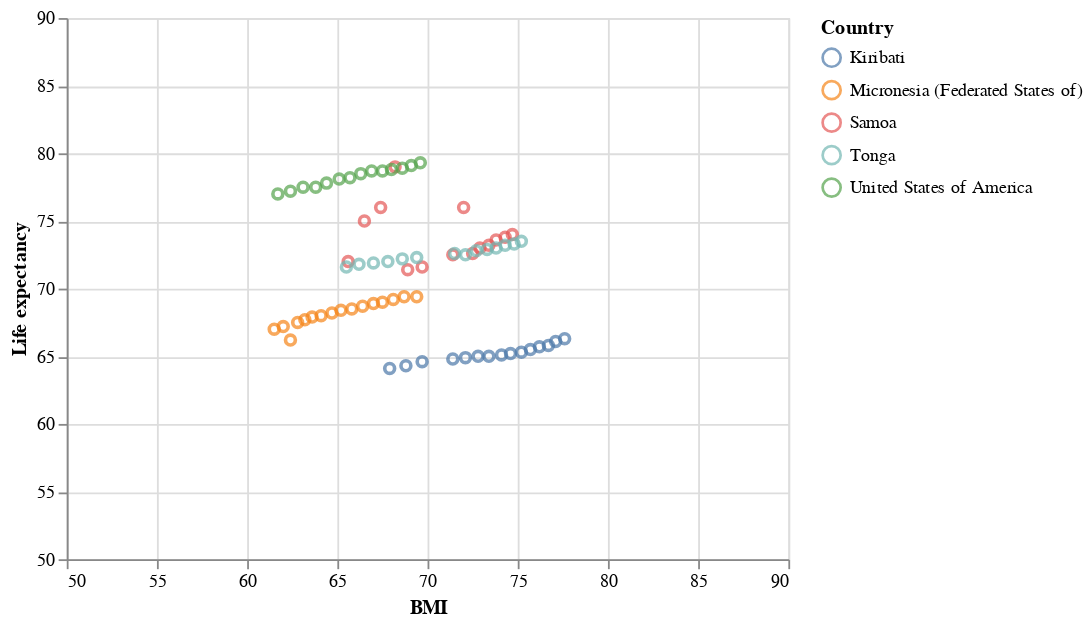

This figure's notebook cell:
### Markdown cell above
This scatter plot includes all the countries of interest in one graph

### Code cell
#Normal scatter of all 5 countries, domain was adjusted to 50 as min value for better visualization
alt.Chart(bmi_expectancy_5_clean).mark_point().encode(
    x=alt.X('BMI', scale=alt.Scale(domain=(50, 90))),
    y=alt.Y('Life expectancy', scale=alt.Scale(domain=(50, 90))),
    color = 'Country',

)

### Figure 1 — Vega-Lite specification as saved in the notebook (floating-point values rounded to 4 significant figures)
{"config": {"view": {"continuousWidth": 400, "continuousHeight": 300}}, "data": {"name": "data-b92e3413f91cadc85c0d16a7da258438"}, "mark": "point", "encoding": {"color": {"field": "Country", "type": "nominal"}, "x": {"field": "BMI", "scale": {"domain": [50, 90]}, "type": "quantitative"}, "y": {"field": "Life expectancy", "scale": {"domain": [50, 90]}, "type": "quantitative"}}, "$schema": "https://vega.github.io/schema/vega-lite/v4.17.0.json", "datasets": {"data-b92e3413f91cadc85c0d16a7da258438": [{"Year": 2015, "Country": "Kiribati", "Life expectancy": 66.3, "BMI": 77.6}, {"Year": 2014, "Country": "Kiribati", "Life expectancy": 66.1, "BMI": 77.1}, {"Year": 2013, "Country": "Kiribati", "Life expectancy": 65.8, "BMI": 76.7}, {"Year": 2012, "Country": "Kiribati", "Life expectancy": 65.7, "BMI": 76.2}, {"Year": 2011, "Country": "Kiribati", "Life expectancy": 65.5, "BMI": 75.7}, {"Year": 2010, "Country": "Kiribati", "Life expectancy": 65.3, "BMI": 75.2}, {"Year": 2009, "Country": "Kiribati", "Life expectancy": 65.2, "BMI": 74.6}, {"Year": 2008, "Country": "Kiribati", "Life expectancy": 65.1, "BMI": 74.1}, {"Year": 2007, "Country": "Kiribati", "Life expectancy": 65.0, "BMI": 73.4}, {"Year": 2006, "Country": "Kiribati", "Life expectancy": 65.0, "BMI": 72.8}, {"Year": 2005, "Country": "Kiribati", "Life expectancy": 64.9, "BMI": 72.1}, {"Year": 2004, "Country": "Kiribati", "Life expectancy": 64.8, "BMI": 71.4}, {"Year": 2002, "Country": "Kiribati", "Life expectancy": 64.6, "BMI": 69.7}, {"Year": 2001, "Country": "Kiribati", "Life expectancy": 64.3, "BMI": 68.8}, {"Year": 2000, "Country": "Kiribati", "Life expectancy": 64.1, "BMI": 67.9}, {"Year": 2015, "Country": "Micronesia (Federated States of)", "Life expectancy": 69.4, "BMI": 69.4}, {"Year": 2014, "Country": "Micronesia (Federated States of)", "Life expectancy": 69.4, "BMI": 68.7}, {"Year": 2013, "Country": "Micronesia (Federated States of)", "Life expectancy": 69.2, "BMI": 68.1}, {"Year": 2012, "Country": "Micronesia (Federated States of)", "Life expectancy": 69.0, "BMI": 67.5}, {"Year": 2011, "Country": "Micronesia (Federated States of)", "Life expectancy": 68.9, "BMI": 67.0}, {"Year": 2010, "Country": "Micronesia (Federated States of)", "Life expectancy": 68.7, "BMI": 66.4}, {"Year": 2009, "Country": "Micronesia (Federated States of)", "Life expectancy": 68.5, "BMI": 65.8}, {"Year": 2008, "Country": "Micronesia (Federated States of)", "Life expectancy": 68.4, "BMI": 65.2}, {"Year": 2007, "Country": "Micronesia (Federated States of)", "Life expectancy": 68.2, "BMI": 64.7}, {"Year": 2006, "Country": "Micronesia (Federated States of)", "Life expectancy": 68.0, "BMI": 64.1}, {"Year": 2005, "Country": "Micronesia (Federated States of)", "Life expectancy": 67.9, "BMI": 63.6}, {"Year": 2004, "Country": "Micronesia (Federated States of)", "Life expectancy": 67.7, "BMI": 63.2}, {"Year": 2003, "Country": "Micronesia (Federated States of)", "Life expectancy": 67.5, "BMI": 62.8}, {"Year": 2002, "Country": "Micronesia (Federated States of)", "Life expectancy": 66.2, "BMI": 62.4}, {"Year": 2001, "Country": "Micronesia (Federated States of)", "Life expectancy": 67.2, "BMI": 62.0}, {"Year": 2000, "Country": "Micronesia (Federated States of)", "Life expectancy": 67.0, "BMI": 61.5}, {"Year": 2015, "Country": "Samoa", "Life expectancy": 74.0, "BMI": 74.7}, {"Year": 2014, "Country": "Samoa", "Life expectancy": 73.8, "BMI": 74.3}, {"Year": 2013, "Country": "Samoa", "Life expectancy": 73.6, "BMI": 73.8}, {"Year": 2012, "Country": "Samoa", "Life expectancy": 73.2, "BMI": 73.4}, {"Year": 2011, "Country": "Samoa", "Life expectancy": 73.0, "BMI": 72.9}, {"Year": 2010, "Country": "Samoa", "Life expectancy": 72.6, "BMI": 72.5}, {"Year": 2009, "Country": "Samoa", "Life expectancy": 76.0, "BMI": 72.0}, {"Year": 2008, "Country": "Samoa", "Life expectancy": 72.5, "BMI": 71.4}, {"Year": 2005, "Country": "Samoa", "Life expectancy": 71.6, "BMI": 69.7}, {"Year": 2004, "Country": "Samoa", "Life expectancy": 71.4, "BMI": 68.9}, {"Year": 2003, "Country": "Samoa", "Life expectancy": 79.0, "BMI": 68.2}, {"Year": 2002, "Country": "Samoa", "Life expectancy": 76.0, "BMI": 67.4}, {"Year": 2001, "Country": "Samoa", "Life expectancy": 75.0, "BMI": 66.5}, {"Year": 2000, "Country": "Samoa", "Life expectancy": 72.0, "BMI": 65.6}, {"Year": 2015, "Country": "Tonga", "Life expectancy": 73.5, "BMI": 75.2}, {"Year": 2014, "Country": "Tonga", "Life expectancy": 73.3, "BMI": 74.8}, {"Year": 2013, "Country": "Tonga", "Life expectancy": 73.2, "BMI": 74.3}, {"Year": 2012, "Country": "Tonga", "Life expectancy": 73.0, "BMI": 73.8}, {"Year": 2011, "Country": "Tonga", "Life expectancy": 72.9, "BMI": 73.3}, {"Year": 2010, "Country": "Tonga", "Life expectancy": 72.8, "BMI": 72.7}, {"Year": 2009, "Country": "Tonga", "Life expectancy": 72.5, "BMI": 72.1}, {"Year": 2008, "Country": "Tonga", "Life expectancy": 72.6, "BMI": 71.5}, {"Year": 2005, "Country": "Tonga", "Life expectancy": 72.3, "BMI": 69.4}, {"Year": 2004, "Country": "Tonga", "Life expectancy": 72.2, "BMI": 68.6}, {"Year": 2003, "Country": "Tonga", "Life expectancy": 72.0, "BMI": 67.8}, {"Year": 2002, "Country": "Tonga", "Life expectancy": 71.9, "BMI": 67.0}, {"Year": 2001, "Country": "Tonga", "Life expectancy": 71.8, "BMI": 66.2}, {"Year": 2000, "Country": "Tonga", "Life expectancy": 71.6, "BMI": 65.5}, {"Year": 2015, "Country": "United States of America", "Life expectancy": 79.3, "BMI": 69.6}, {"Year": 2014, "Country": "United States of America", "Life expectancy": 79.1, "BMI": 69.1}, {"Year": 2013, "Country": "United States of America", "Life expectancy": 78.9, "BMI": 68.6}, {"Year": 2012, "Country": "United States of America", "Life expectancy": 78.8, "BMI": 68.0}, {"Year": 2011, "Country": "United States of America", "Life expectancy": 78.7, "BMI": 67.5}, {"Year": 2010, "Country": "United States of America", "Life expectancy": 78.7, "BMI": 66.9}, {"Year": 2009, "Country": "United States of America", "Life expectancy": 78.5, "BMI": 66.3}, {"Year": 2008, "Country": "United States of America", "Life expectancy": 78.2, "BMI": 65.7}, {"Year": 2007, "Country": "United States of America", "Life expectancy": 78.1, "BMI": 65.1}, {"Year": 2006, "Country": "United States of America", "Life expectancy": 77.8, "BMI": 64.4}, {"Year": 2005, "Country": "United States of America", "Life expectancy": 77.5, "BMI": 63.8}, {"Year": 2004, "Country": "United States of America", "Life expectancy": 77.5, "BMI": 63.1}, {"Year": 2003, "Country": "United States of America", "Life expectancy": 77.2, "BMI": 62.4}, {"Year": 2002, "Country": "United States of America", "Life expectancy": 77.0, "BMI": 61.7}]}}
